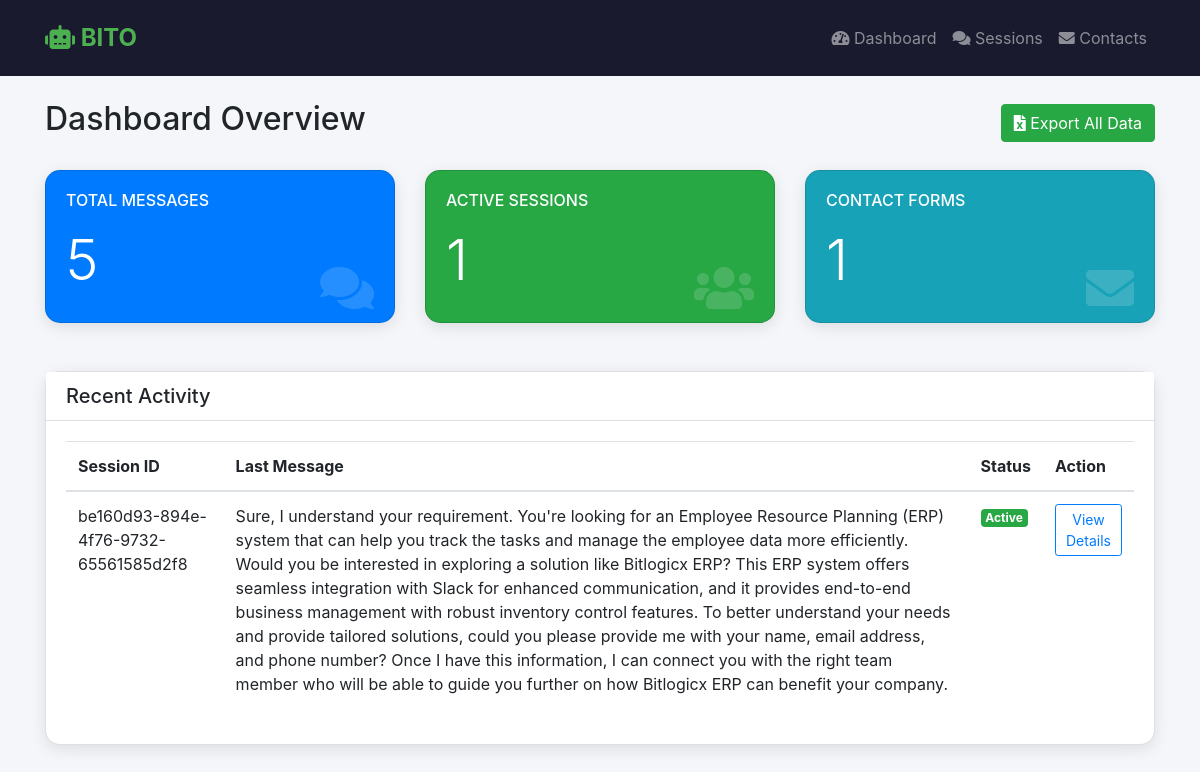
/dashboard (signed in), run on the app's committed database.
### tables this page shows
CREATE TABLE chat_messages (
	id INTEGER NOT NULL, 
	session_id VARCHAR(36) NOT NULL, 
	sender VARCHAR(50) NOT NULL, 
	content TEXT NOT NULL, 
	timestamp DATETIME NOT NULL, 
	PRIMARY KEY (id), 
	FOREIGN KEY(session_id) REFERENCES chat_sessions (session_id)
);

### admin_panel/app.py (the view)
@app.route('/dashboard')
@admin_required
def dashboard():
    try:
        conn = get_db_connection()
        if not conn:
            return "Database error", 500
        cursor = conn.cursor()
        cursor.execute('SELECT COUNT(*) FROM chat_messages')
        total_messages = cursor.fetchone()[0]
        cursor.execute('SELECT COUNT(DISTINCT session_id) FROM chat_messages')
        total_sessions = cursor.fetchone()[0]
        cursor.execute('SELECT COUNT(*) FROM contact_forms')
        total_contacts = cursor.fetchone()[0]
        cursor.execute('''
            SELECT
                cm.session_id,
                cm.content as last_message,
                MAX(cm.timestamp) as last_time
            FROM chat_messages cm
            GROUP BY cm.session_id
            ORDER BY last_time DESC
            LIMIT 5
        ''')
        recent_sessions = cursor.fetchall()
        conn.close()
        return render_template('dashboard.html',
                             total_messages=total_messages,
                             total_sessions=total_sessions,
                             total_contacts=total_contacts,
                             recent_sessions=recent_sessions)
    except sqlite3.Error as e:
        print(f"Database error: {e}")
        return "Database error", 500

### admin_panel/app.py (called while the page is built)
def admin_required(f):
    @wraps(f)
    def decorated_function(*args, **kwargs):
        if 'admin_logged_in' not in session:
            return redirect(url_for('login'))
        return f(*args, **kwargs)
    return decorated_function

def get_db_connection():
    try:
        conn = sqlite3.connect(DATABASE_PATH)
        conn.row_factory = sqlite3.Row
        return conn
    except sqlite3.Error as e:
        print(f"Database error: {e}")
        return None

### admin_panel/templates/dashboard.html (shortened to what this page needs)
<!DOCTYPE html>
<html>
<head>
    <link rel="stylesheet" href="https://stackpath.bootstrapcdn.com/bootstrap/4.5.2/css/bootstrap.min.css">
    <link rel="stylesheet" href="https://cdnjs.cloudflare.com/ajax/libs/font-awesome/5.15.4/css/all.min.css">
</head>
<body>
    <nav class="navbar navbar-expand-lg navbar-dark navbar-bito">
        <div class="container">
            <a class="navbar-brand" href="#"><i class="fas fa-robot"></i> BITO</a>
            <div class="navbar-nav ml-auto">
                <a class="nav-item nav-link" href="{{ url_for('dashboard') }}">
                    <i class="fas fa-tachometer-alt"></i> Dashboard
                </a>
                <a class="nav-item nav-link" href="{{ url_for('view_sessions') }}">
                    <i class="fas fa-comments"></i> Sessions
                </a>
                <a class="nav-item nav-link" href="{{ url_for('view_contacts') }}">
                    <i class="fas fa-envelope"></i> Contacts
                </a>
            </div>
        </div>
    </nav>
    <div class="container mt-4">
        <div class="row align-items-center mb-4">
            <div class="col">
                <h2>Dashboard Overview</h2>
            </div>
            <div class="col-auto">
                <a href="{{ url_for('export_data') }}" class="btn btn-success">
                    <i class="fas fa-file-excel"></i> Export All Data
                </a>
            </div>
        </div>
        <div class="row">
            <div class="col-md-4 mb-4">
                <div class="card stat-card bg-primary text-white">
                    <div class="card-body">
                        <h6 class="text-uppercase mb-3">Total Messages</h6>
                        <h2 class="display-4">{{ total_messages }}</h2>
                        <i class="fas fa-comments stat-icon"></i>
                    </div>
                </div>
            </div>
            <div class="col-md-4 mb-4">
                <div class="card stat-card bg-success text-white">
                    <div class="card-body">
                        <h6 class="text-uppercase mb-3">Active Sessions</h6>
                        <h2 class="display-4">{{ total_sessions }}</h2>
                        <i class="fas fa-users stat-icon"></i>
                    </div>
                </div>
            </div>
            <div class="col-md-4 mb-4">
                <div class="card stat-card bg-info text-white">
                    <div class="card-body">
                        <h6 class="text-uppercase mb-3">Contact Forms</h6>
                        <h2 class="display-4">{{ total_contacts }}</h2>
                        <i class="fas fa-envelope stat-icon"></i>
                    </div>
                </div>
            </div>
        </div>
        <div class="row mt-4">
            <div class="col-12">
                <div class="card stat-card">
                    <div class="card-header bg-white">
                        <h5 class="mb-0">Recent Activity</h5>
                    </div>
                    <div class="card-body">
                        <div class="table-responsive">
                            <table class="table">
                                <thead>
                                    <tr>
                                        <th>Session ID</th>
                                        <th>Last Message</th>
                                        <th>Status</th>
                                        <th>Action</th>
                                    </tr>
                                </thead>
                                <tbody>
                                    {% for session in recent_sessions %}
                                    <tr>
                                        <td>{{ session.session_id }}</td>
                                        <td>{{ session.last_message }}</td>
                                        <td>
                                            <span class="badge badge-success">Active</span>
                                        </td>
                                        <td>
                                            <a href="{{ url_for('session_detail', session_id=session.session_id) }}"
                                               class="btn btn-sm btn-outline-primary">
                                                View Details
                                            </a>
                                        </td>
                                    </tr>
                                    {% endfor %}
                                </tbody>
                            </table>
                        </div>
                    </div>
                </div>
            </div>
        </div>
    </div>
</body>
</html>

### admin_panel/templates/dashboard.html (style rules this page uses)
body { background: #f4f6f9; }
.navbar-bito { background: #1a1a2e; padding: 15px 0; }
.navbar-brand { color: #4CAF50 !important; font-size: 1.5em; font-weight: bold; }
.stat-card { border-radius: 15px; box-shadow: 0 4px 15px rgba(0,0,0,0.1); transition: transform 0.3s; }
.stat-icon { font-size: 3em; opacity: 0.15; position: absolute; right: 20px; bottom: 10px; }

### data on the page
chat_messages: session_id "be160d93-894e-4f76-9732-65561585d2f8", last_message "Sure, I understand your requirement. You're looking for an Employee Resource Planning (ERP) system that can help you track the tasks and manage the employee data more efficiently. Would you be interested in exploring a solution like Bitlogicx ERP? This ERP system offers seamless integration with Slack for enhanced communication, and it provides end-to-end business management with robust inventory control features. To better understand your needs and provide tailored solutions, could you please provide me with your name, email address, and phone number? Once I have this information, I can connect you with the right team member who will be able to guide you further on how Bitlogicx ERP can…"

### other printed values
{{ total_messages }} "5"
{{ total_sessions }} "1"
{{ total_contacts }} "1"
